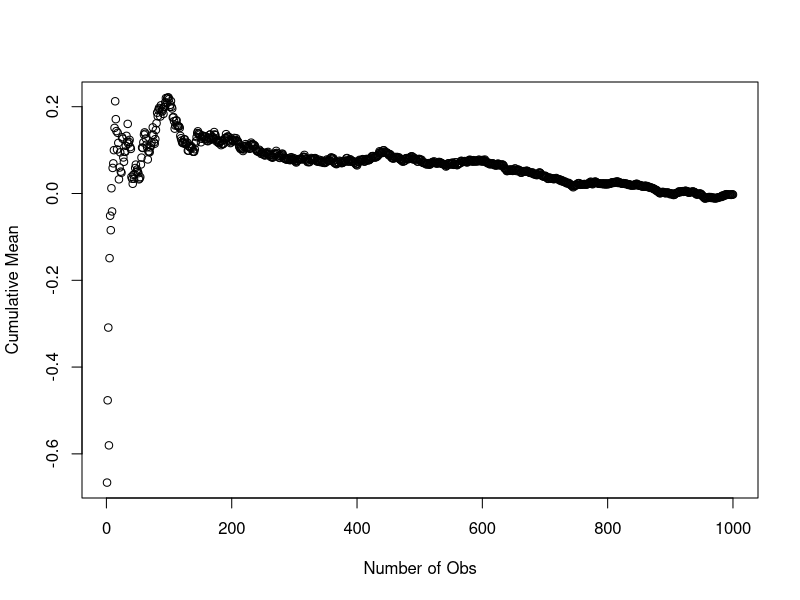
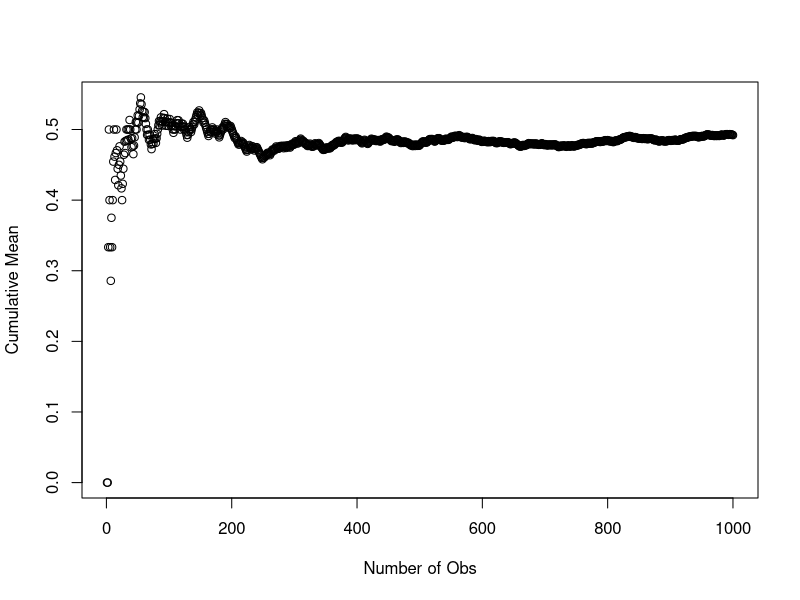
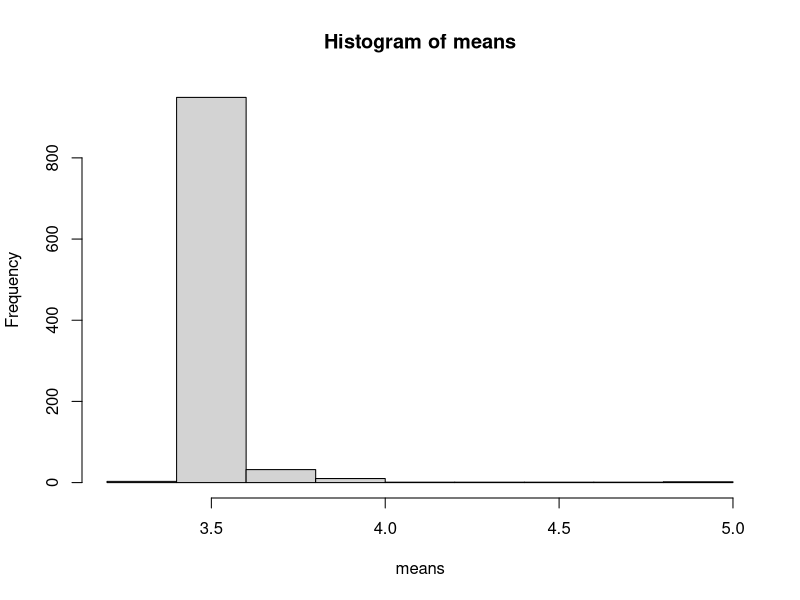
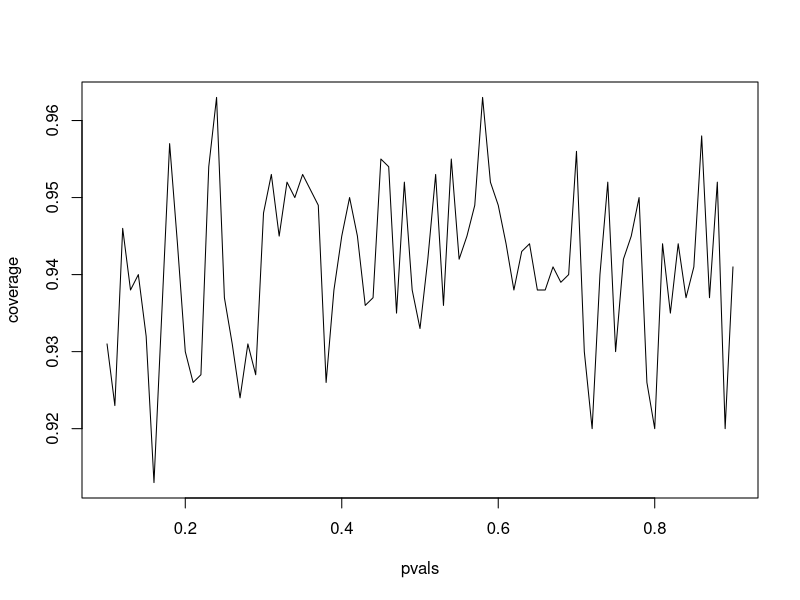
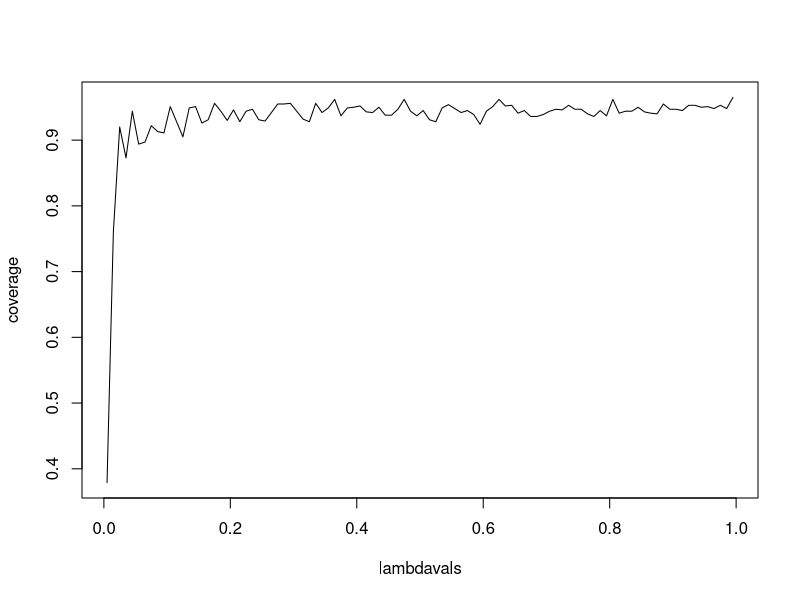

Reproduce these figures in R, in order.
## ---- chunk 1
# as we collect more and more data, the estimation would be closer to the estimated value
n = 1000
means = cumsum(rnorm(n)) / (1:n) # cumsum: accumulative sum
plot(means, xlab = "Number of Obs", ylab = "Cumulative Mean") 
# we can see from the plot that, as the number of samples goes up, the mean is becoming closer and closer to its' true value, which is 0.
## ---- chunk 2
# example: coin flip
means = cumsum(sample(0:1, n, replace = TRUE)) / (1:n)
plot(means, xlab = "Number of Obs", ylab = "Cumulative Mean")
## ---- chunk 3
means = cumsum(sample(1:6, n, replace = TRUE)) / (1:n)
hist(means)
## ---- chunk 4
n = 100
pvals = seq(0.1, 0.9, by = 0.01)
num_sim = 1000
coverage = sapply(pvals, function(p) {
  phats = rbinom(num_sim, prob = p, size = n) / n
  ll = phats - qnorm(0.975) * sqrt(phats * (1 - phats) / n)
  ul = phats + qnorm(0.975) * sqrt(phats * (1 - phats) / n)
  mean(ll < p & ul > p)
})

plot(pvals, coverage,  type = 'l')
## ---- chunk 5
# Say a nuclear pump failed 5 times out of 94.32 dats, give a 95% confidence interval for the failure rate per day.
x = 5
t = 94.32
lambda = x / t
round (lambda + c(-1, 1) * qnorm(0.975) * sqrt(lambda / t), 3)
## ---- chunk 6
poisson.test(x, T = 94.32, conf.level = 0.95)
## ---- chunk 7
n = 100
lambdavals = seq(0.005, 1, by = 0.01)
num_sim = 1000
t = 100
coverage = sapply(lambdavals, function(lambda) {
  lhats = rpois(num_sim, lambda = lambda * t) / t
  ll = lhats - qnorm(0.975) * sqrt(lhats / t)
  ul = lhats + qnorm(0.975) * sqrt(lhats / t)
  mean(ll < lambda & ul > lambda)
})

plot(lambdavals, coverage,  type = 'l')
